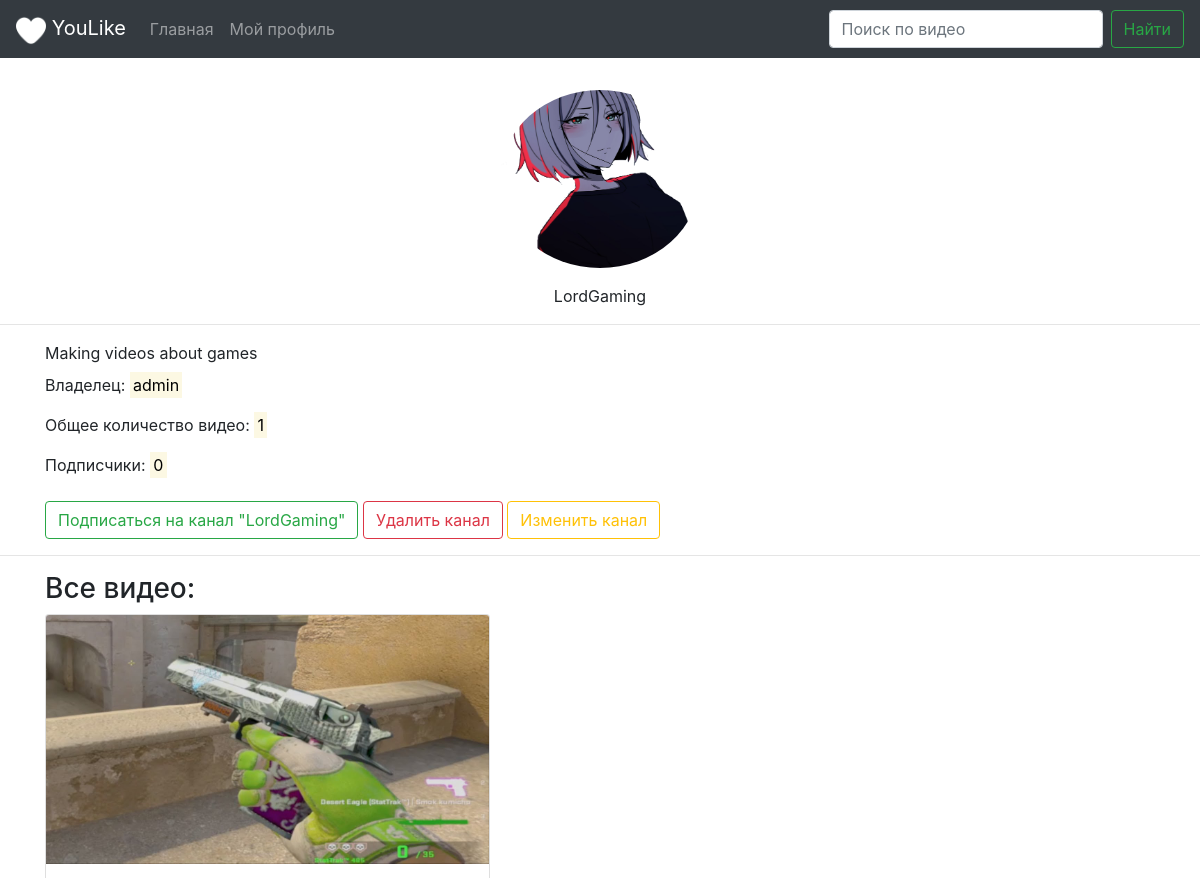
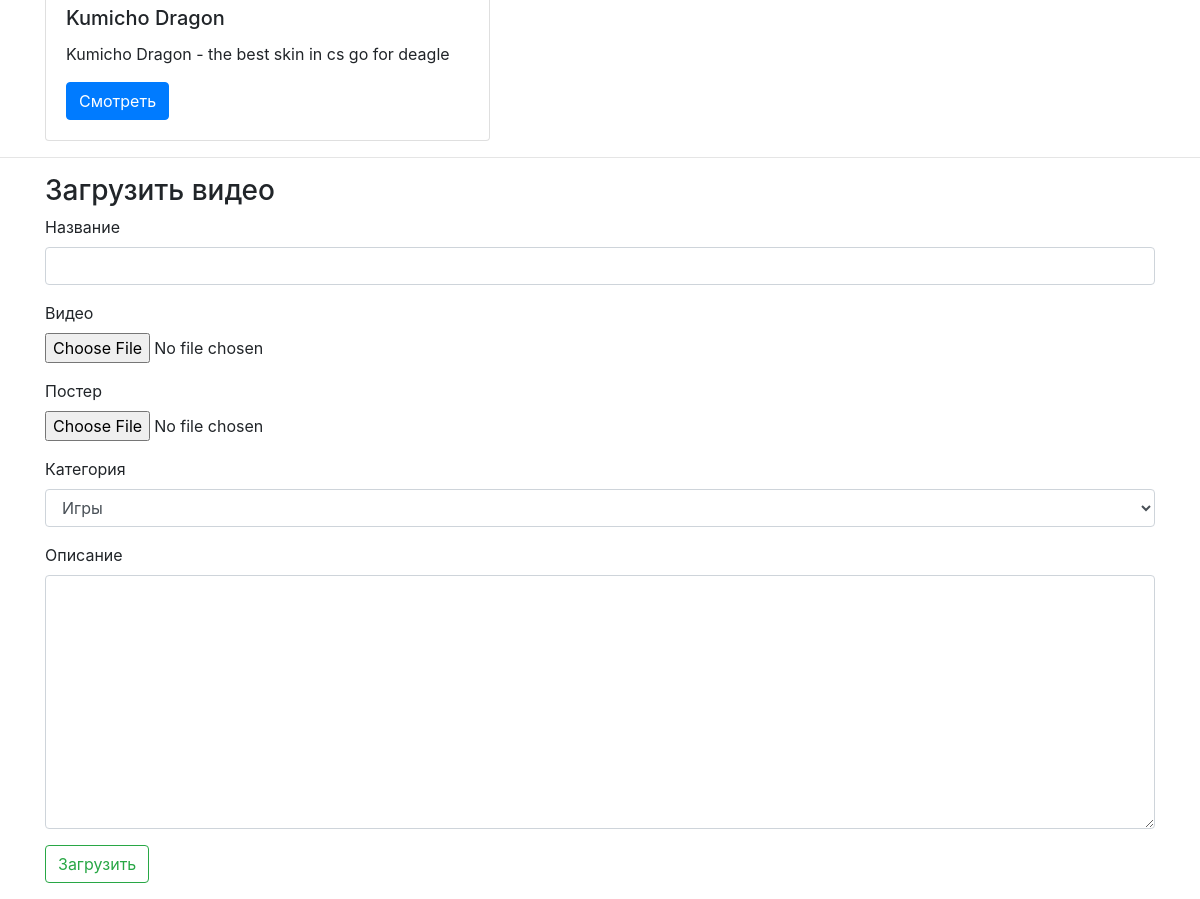
Page /channel/LordGaming (signed in) on the committed database (2 pictures, top to bottom).
### main/models.py (models this page shows, shortened)
class Channel(models.Model):
    name = models.CharField("Название канала", max_length=150)
    logo = models.ImageField("Картинка канала", upload_to='channel_images/', null=True)
    description = models.TextField("Описание канала")
    owner = models.ForeignKey(User, verbose_name="Владелец канала", on_delete=models.CASCADE)
    subscribers = models.ManyToManyField(User, verbose_name='Пользователи, подписавшиеся на канал',
                                         related_name='subscribed_users')
    class Meta:
        verbose_name = "Канал"
        verbose_name_plural = "Каналы"

class Video(models.Model):
    name = models.CharField("Название видео", max_length=150, unique=True)
    description = models.TextField("Описание видео")
    likes = models.IntegerField("Кол-во лайков", default=0)
    dislikes = models.IntegerField("Кол-во дизлайков", default=0)
    liked_by = models.ManyToManyField(User, verbose_name="Пользователи, поставившие видео лайк",
                                      related_name='liked_users')
    disliked_by = models.ManyToManyField(User, verbose_name="Пользователи, поставившие видео дизлайк",
                                         related_name='disliked_users')
    category = models.ForeignKey(Category, verbose_name="Категория", on_delete=models.CASCADE)
    channel = models.ForeignKey(Channel, verbose_name="Канал", on_delete=models.CASCADE)
    video = models.FileField("Видео", upload_to="videos/videos/")
    poster = models.ImageField("Постер", upload_to="videos/posters")
    class Meta:
        verbose_name = "Видео"
        verbose_name_plural = "Видео"

### main/views.py (the view)
# urls.py: path('channel/<str:name>', views.ChannelView.as_view(), name='channel'),
class ChannelView(View):
    @staticmethod
    def get(request, name):
        channel = Channel.objects.get(name=name)
        count = len(channel.video_set.all())
        categories = Category.objects.all()
        return render(request, 'main/channel.html', {"channel": channel, "count": count, "categories": categories})

### main/templatetags/cards.py (called while the page is built)
@register.inclusion_tag('main/tags/cards.html')
def cards(videos):
    return {"videos": videos}

### main/templatetags/header.py (called while the page is built)
@register.inclusion_tag('main/tags/header.html')
def get_header(page='index'):
    return {"page": page}

### templates/main/channel.html (shortened to what this page needs)
{% extends 'base.html' %}
{% load header %}
{% load cards %}
{% load static %}
{% block content %}
    {% get_header 'channel' %}
    <div class="container text-center">
        <p class="h1 user-select-all" style="margin: 10px">
            <img src="{{ channel.logo.url }}" style="border-radius: 50%" width="200px" alt="Логотип канала">
                <p style="margin-left: 20px">  </p> {{ channel.name }}</p>
    </div>
    <hr>
    <div class="container">
        {{ channel.description }}
        <p class="mt-2">
            Владелец:
            <mark>{{ channel.owner.username }}</mark>
        </p>
        <p class="mt-2">
            Общее количество видео:
            <mark>{{ count }}</mark>
        </p>
        <p class="mt-2">
            Подписчики:
            <mark>{{ channel.subscribers.count }}</mark>
        </p>
        <input type="button" class="btn btn-outline-success mt-2" onclick="subscribe(`{{ channel.name }}`)"
               value='Подписаться на канал "{{ channel.name }}"'>
        <button class="btn btn-outline-danger mt-2" data-toggle="modal" data-target="#dropChannelModal">
            Удалить канал
        </button>
        <a href="{% url 'change-channel' channel.name %}" class="btn btn-outline-warning mt-2">Изменить канал</a>
    </div>
    <hr>
    <div class="container">
        <p class="h3">
            Все видео:
        </p>
        {% cards channel.video_set.all %}
    </div>
    <hr>
    {% if channel.owner.username == request.user.username %}
        <div class="container mb-3">
            <p class="h3">
                Загрузить видео
            </p>
            <form id="video-form" enctype="multipart/form-data">
                <div class="form-group">
                    <label for="name">Название</label>
                    <input type="text" class="form-control" id="name" name="name" autocomplete="off" required>
                </div>
                <div class="form-group">
                    <label for="video">Видео</label>
                    <input type="file" name="video" class="form-control-file" id="video" accept="video/mp4" required>
                </div>
                <div class="form-group">
                    <label for="poster">Постер</label>
                    <input type="file" name="poster" class="form-control-file" id="poster"
                           accept="image/jpeg,image/jpg,image/png,image/gif">
                </div>
                <div class="form-group">
                    <label for="category">Категория</label>
                    <select class="form-control" name="category" id="category">
                        {% for category in categories %}
                            <option value="{{ category.name }}">{{ category.name }}</option>
                        {% endfor %}
                    </select>
                </div>
                <div class="form-group">
                    <label for="description">Описание</label>
                    <textarea name="description" id="description" rows="10" class="form-control" required></textarea>
                </div>
                <input type="submit" class="btn btn-outline-success" value="Загрузить">
            </form>
        </div>
    {% endif %}
{% endblock content %}

### templates/base.html (shortened to what this page needs)
<!DOCTYPE html>
{% load static %}
<html lang="en">
<head>
    <link rel="stylesheet" href="https://cdn.jsdelivr.net/npm/bootstrap@4.6.0/dist/css/bootstrap.min.css"
>
</head>
<body>
{% block content %}
{% endblock content %}
</body>
</html>

### templates/main/tags/header.html (shortened to what this page needs)
{% load static %}
<nav class="navbar navbar-expand-lg navbar-dark bg-dark fixed-top">
    <a href="/" class="navbar-brand">
        <img src="{% static 'light-icon.png' %}" alt="logo" width="30" height="30">
        YouLike
    </a>
    <div class="collapse navbar-collapse" id="navbarsExampleDefault">
        <ul class="navbar-nav mr-auto">
            <li class="nav-item {% if page == 'index' %}active{% endif %}">
                <a class="nav-link" href="/">Главная</a>
            </li>
            <li class="nav-item {% if page == 'profile' %}active{% endif %}">
                <a href="{% url 'profile' %}" class="nav-link">Мой профиль</a>
            </li>
        </ul>
        <form action="/search" method="GET" class="form-inline">
            <input class="form-control mr-sm-2" type="search" placeholder="Поиск по видео" name="request_text">
            <button class="btn btn-outline-success my-2 my-sm-0" type="submit">Найти</button>
        </form>
    </div>
</nav>
<div style="height: 5em"></div>

### templates/main/tags/cards.html (shortened to what this page needs)
<div class="row">
    {% for video in videos %}
    <div class="col-md-5">
        <div class="card">
            <img src="{{ video.poster.url }}" class="card-img-top img-fluid" alt="image">
            <div class="card-body">
                <h5 class="card-title">{{ video.name }}</h5>
                <p class="card-text two-lines">{{ video.description }}</p>
                <a href="/video/{{ video.name }}" class="btn btn-primary">Смотреть</a>
            </div>
        </div>
    </div>
    {% endfor %}
</div>

### templates/main/tags/cards.html (style rules this page uses)
.two-lines { text-overflow: ellipsis; overflow: hidden; -ms-line-clamp: 2; -webkit-line-clamp: 2; line-clamp: 2; display: -webkit-box; word-wrap: break-word; -webkit-box-orient: vertical; box-orient: vertical; }

### rows in the picture
Channel: logo (picture), name "LordGaming", description "Making videos about games", owner.username "admin", subscribers.count "0", name "Подписаться на канал \"LordGaming\""
Video: poster (picture), name "Kumicho Dragon", description "Kumicho Dragon - the best skin in cs go for deagle"

### other values in the picture
{{ count }} "1"
form field category "Игры"
